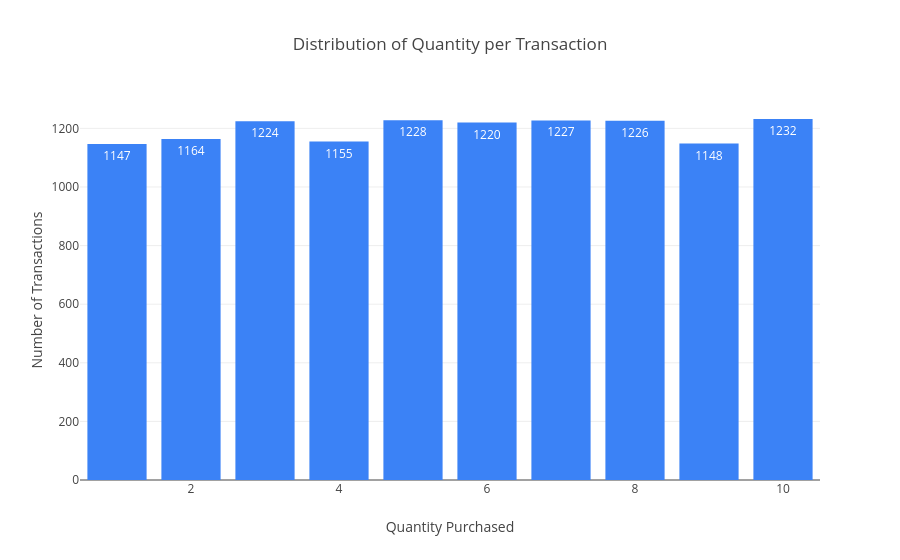

Write notebook code for a chart like this one.
### Markdown cell above
5. How many items are purchased per transaction

### Code cell
quantity_counts = df_clean["Quantity"].value_counts().sort_index().reset_index()
quantity_counts.columns = ["Quantity", "Transactions"]

px.bar(quantity_counts,x="Quantity", y="Transactions", title="Distribution of Quantity per Transaction",
    labels={"Quantity": "Quantity Purchased", "Transactions": "Number of Transactions"},text_auto=True,color_discrete_sequence=["#3B82F6"])

### Figure 1 — Plotly figure (JSON) as saved in the notebook; plotly's stock layout.template omitted (floating-point values rounded to 4 significant figures)
{"data": [{"alignmentgroup": "True", "hovertemplate": "Quantity Purchased=%{x}<br>Number of Transactions=%{y}<extra></extra>", "legendgroup": "", "marker": {"color": "#3B82F6", "pattern": {"shape": ""}}, "name": "", "offsetgroup": "", "orientation": "v", "showlegend": false, "textposition": "auto", "texttemplate": "%{y}", "type": "bar", "x": [1, 2, 3, 4, 5, 6, 7, 8, 9, 10], "xaxis": "x", "y": [1147, 1164, 1224, 1155, 1228, 1220, 1227, 1226, 1148, 1232], "yaxis": "y"}], "layout": {"barmode": "relative", "legend": {"tracegroupgap": 0}, "title": {"text": "Distribution of Quantity per Transaction"}, "xaxis": {"anchor": "y", "domain": [0, 1], "title": {"text": "Quantity Purchased"}}, "yaxis": {"anchor": "x", "domain": [0, 1], "title": {"text": "Number of Transactions"}}}}
